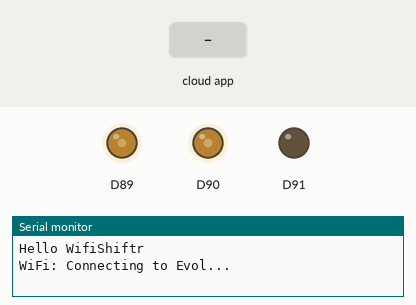
A sketch run on a simulated Arduino MKR. On the bench: output pins drawn as LEDs (lit = HIGH), the last lines printed to the serial monitor. The inputs (shaded band) are chosen by the test bench. WiFi joins after 1.5 s; servers stay silent unless stated; no MQTT or app messages arrive unless stated.

Above: at 0.2 s.
At 2.8 s:
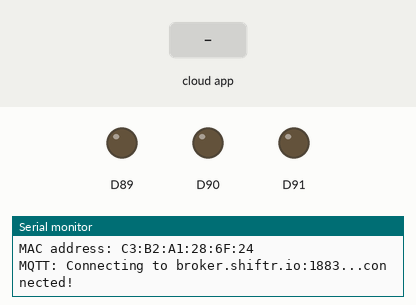
2.9 s: the phone or cloud app sets Light to 0
At 4.1 s:
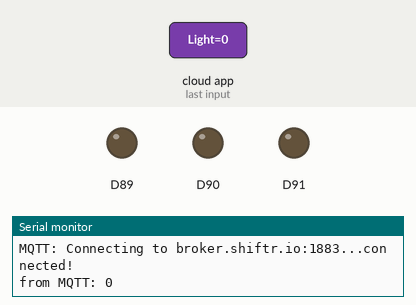
Timing chart, 0 to 5.9 s (numbered marks = the images above; inputs shaded):
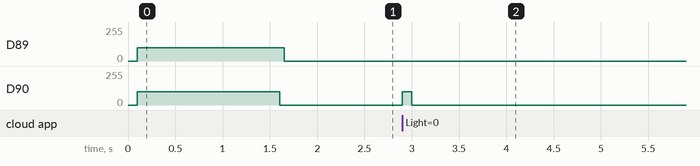

The sketch:

wifi-shiftr-Clean.ino
```cpp
#include <SPI.h>
#include <WiFiNINA.h>
#include <utility/wifi_drv.h>
#include <Adafruit_MQTT.h>
#include <Adafruit_MQTT_Client.h>

#include "arduino_secrets.h"

WiFiClient net;

#define MQTT_SERVER "broker.shiftr.io"
#define MQTT_PORT 1883
Adafruit_MQTT_Client mqtt(&net, MQTT_SERVER, MQTT_PORT, MQTT_NAMESPACE, MQTT_USERNAME, MQTT_PASSWORD);

Adafruit_MQTT_Publish dummyPub(&mqtt, "dummy");   // publish topic
Adafruit_MQTT_Subscribe LightSub(&mqtt, "Light"); // subscribe to each topic

char ssid[] = SECRET_SSID;   // your network SSID (name)
char pass[] = SECRET_PASS;   // your network password (use for WPA, or use as key for WEP)
int status = WL_IDLE_STATUS; // the Wifi radio's status

unsigned long lastMillis = 0;
unsigned long lastPing = 0;
const unsigned long KEEPALIVE = 60000;
uint32_t counter = 0;

void setup() {

  Serial.begin(115200);
  while (!Serial && millis() < 4000);
  delay(100);
  Serial.println("\nHello WifiShiftr");

  if (WiFi.status() == WL_NO_MODULE) {
    Serial.println("Communication with WiFi module failed!");
    while (true);
  }

  WiFiDrv::pinMode(25, OUTPUT);  // RED
  WiFiDrv::pinMode(26, OUTPUT);  // GREEN
  WiFiDrv::pinMode(27, OUTPUT);  // BLUE
  setRGB(100, 100, 0);

  while (status != WL_CONNECTED) {
    Serial.print("WiFi: Connecting to ");
    Serial.print(ssid);
    Serial.println("...");
    status = WiFi.begin(ssid, pass);
  }

  // you're connected now, so print out the data:
  Serial.print("   connected to ");
  Serial.println(ssid);
  printCurrentNet();
  printWifiData();
  setRGB(0, 0, 0);

  LightSub.setCallback(LightCallback); // each subscription needs a callback function
  mqtt.subscribe(&LightSub); // for each
}

void setRGB(uint8_t r, uint8_t g, uint8_t b) {
  WiFiDrv::analogWrite(25, r);
  WiFiDrv::analogWrite(26, g);
  WiFiDrv::analogWrite(27, b);
}

void loop() {
  mqtt_loop();

  unsigned long currentTime = millis();
  if (currentTime - lastMillis > 10000) {
    lastMillis = currentTime;
    dummyPub.publish(counter);  // this what I add *****************************************************
    Serial.print("Publish: "); Serial.println(counter);
    counter++;
  }
}

void LightCallback(uint32_t Light) {  // each needs a seperate one
  setRGB(0, 100, 0);
  Serial.print("from MQTT: "); Serial.println(Light);
  delay(100);
  setRGB(0, 0, 0);
}

// Call this every loop.
// It will process incoming messagew as well as maintain the MQTT connection
void mqtt_loop() {
  if (!mqtt.connected()) {
    setRGB(100, 0, 0);
    mqtt_connect();
    setRGB(0, 0, 0);
  }
  mqtt.processPackets(100);
  unsigned long currentTime = millis();
  if (currentTime - lastPing > KEEPALIVE) {
    setRGB(0, 0, 100);
    if (mqtt.ping()) {
      lastPing = currentTime;
    }
    else {
      Serial.println("MQTT Ping failed");
      setRGB(255, 0, 0);
      delay(1000);
    }
    setRGB(0, 0, 100);
    int pingResult = WiFi.ping("google.com");
    if (pingResult < 0) {
      Serial.print("Ping failed: "); Serial.println(pingResult);
      setRGB(255, 0, 0);
      delay(1000);
    }
    setRGB(0, 0, 0);
  }
}

// Function to connect and reconnect as necessary to the MQTT server.
void mqtt_connect() {
  if (WiFi.status() != WL_CONNECTED) {
    Serial.print("WiFi: Reconnecting to ");
    Serial.print(ssid);
    Serial.println("...");
    status = WiFi.begin(ssid, pass);
  }

  // If WiFi client is connected
  if (mqtt.connected()) return;

  Serial.print("MQTT: Connecting to ");
  Serial.print(MQTT_SERVER); Serial.print(":"); Serial.print(MQTT_PORT); Serial.print("...");

  int8_t ret;
  while ((ret = mqtt.connect()) != 0) {
    Serial.println(mqtt.connectErrorString(ret));
    Serial.println("Retrying in 5 seconds...");
    mqtt.disconnect();
    delay(5000);
  }
  Serial.println("connected!");
}

void printWifiData() {
  // print your board's IP address:
  IPAddress ip = WiFi.localIP();
  Serial.print("IP Address: "); Serial.println(ip);

  // print your MAC address:
  byte mac[6];
  WiFi.macAddress(mac);
  Serial.print("MAC address: "); printMacAddress(mac);
}

void printCurrentNet() {
  // print the SSID of the network you're attached to:
  Serial.print("   SSID: "); Serial.println(WiFi.SSID());

  // print the MAC address of the router you're attached to:
  byte bssid[6];
  WiFi.BSSID(bssid);
  Serial.print("   BSSID: "); printMacAddress(bssid);

  // print the received signal strength:
  long rssi = WiFi.RSSI();
  Serial.print("   signal strength (RSSI):"); Serial.println(rssi);

  // print the encryption type:
  byte encryption = WiFi.encryptionType();
  Serial.print("   Encryption Type:"); Serial.println(encryption, HEX);
  Serial.println();
}

void printMacAddress(byte mac[]) {
  for (int i = 5; i >= 0; i--) {
    if (mac[i] < 16) {
      Serial.print("0");
    }
    Serial.print(mac[i], HEX);
    if (i > 0) {
      Serial.print(":");
    }
  }
  Serial.println();
}
```

arduino_secrets.h
```cpp
#define SECRET_SSID "Evol"
#define SECRET_PASS "5138loove"

#define MQTT_NAMESPACE "Foresta-Inclusive-WIFISENSORS" //"kintel-wifi"
#define MQTT_USERNAME "83aa4496" //"66ddedc6"
#define MQTT_PASSWORD "02ffd19115bcd0ed" //"fe2d57914c828f0b"
```

Measured:
- after the input at 2.9 s, D90: 0/255 → 100/255 at once, → 0/255 0.10 s later
